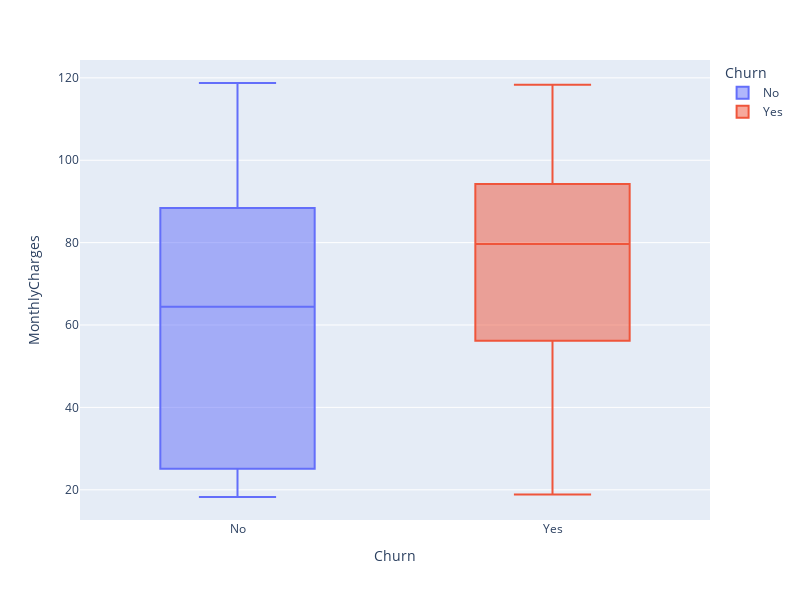

Notebook code for this chart:
### Markdown cell above
What is the relationship between the cost and the customer churn if there is one

### Code cell
fig = px.box(telco_df,
            x = 'Churn',
            y = 'MonthlyCharges',
            color = 'Churn',
            width=800,
            height=600)
fig.show()

### Figure 1 — Plotly figure (JSON) as saved in the notebook; plotly's stock layout.template omitted (floating-point values rounded to 4 significant figures; data arrays with more than 128 entries replaced by an {"elided": "..."} marker saying what was removed)
{"data": [{"alignmentgroup": "True", "hovertemplate": "Churn=%{x}<br>MonthlyCharges=%{y}<extra></extra>", "legendgroup": "No", "marker": {"color": "#636efa"}, "name": "No", "notched": false, "offsetgroup": "No", "orientation": "v", "showlegend": true, "type": "box", "x": {"elided": "5174 str values"}, "x0": " ", "xaxis": "x", "y": {"elided": "5174 float values"}, "y0": " ", "yaxis": "y"}, {"alignmentgroup": "True", "hovertemplate": "Churn=%{x}<br>MonthlyCharges=%{y}<extra></extra>", "legendgroup": "Yes", "marker": {"color": "#EF553B"}, "name": "Yes", "notched": false, "offsetgroup": "Yes", "orientation": "v", "showlegend": true, "type": "box", "x": {"elided": "1869 str values"}, "x0": " ", "xaxis": "x", "y": {"elided": "1869 float values"}, "y0": " ", "yaxis": "y"}], "layout": {"boxmode": "overlay", "height": 600, "legend": {"title": {"text": "Churn"}, "tracegroupgap": 0}, "margin": {"t": 60}, "width": 800, "xaxis": {"anchor": "y", "categoryarray": ["No", "Yes"], "categoryorder": "array", "domain": [0, 1], "title": {"text": "Churn"}}, "yaxis": {"anchor": "x", "domain": [0, 1], "title": {"text": "MonthlyCharges"}}}}
